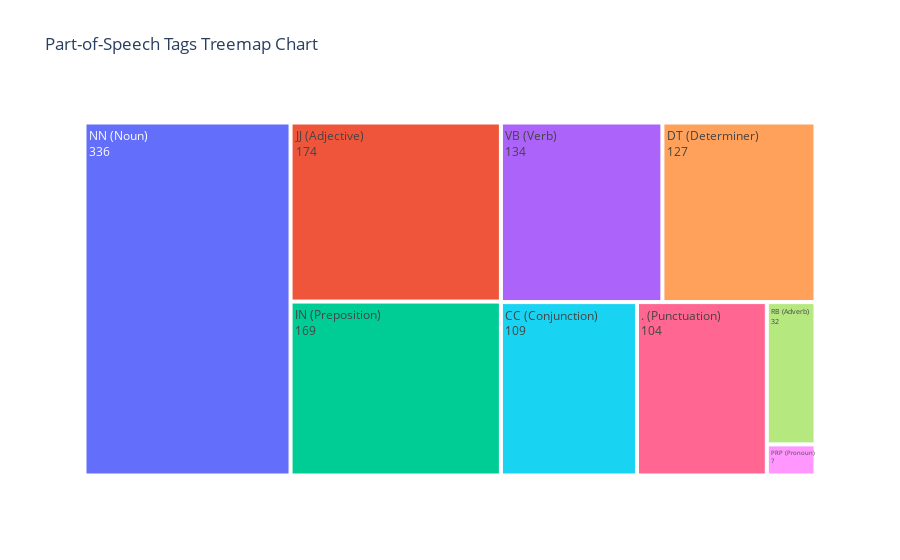

Source (notebook cell):
### Code cell
import nltk
from nltk.tokenize import word_tokenize, sent_tokenize
from nltk import pos_tag
import plotly.graph_objects as go
import pandas as pd
from collections import Counter, defaultdict

# Read text from a file
with open('chat.txt', 'r') as file:
    text = file.read()

# Tokenize the text into sentences and words
sentences = sent_tokenize(text)
words = word_tokenize(text)

# Perform POS tagging
pos_tags = pos_tag(words)

# Count the occurrences of each POS tag and collect examples
pos_tag_counts = Counter()
examples = defaultdict(set)
for word, tag in pos_tags:
    pos_tag_counts[tag] += 1
    examples[tag].add(word)
    if len(examples[tag]) > 5:
        examples[tag].remove(next(iter(examples[tag])))

# Create a DataFrame with clarifications for POS tags
tag_clarifications = {
    'NN': 'Noun', 'VB': 'Verb', 'JJ': 'Adjective', 'RB': 'Adverb',
    'PRP': 'Pronoun', 'IN': 'Preposition', 'CC': 'Conjunction',
    'DT': 'Determiner', 'UH': 'Interjection', '.': 'Punctuation'
}

df = pd.DataFrame.from_dict(pos_tag_counts, orient='index', columns=['Count'])
df.index.name = 'POS Tag'
df.reset_index(inplace=True)
df['Clarification'] = df['POS Tag'].map(tag_clarifications)
df['Examples'] = df['POS Tag'].apply(lambda tag: ', '.join(examples[tag]))

# Create a new column for labels that include POS tag and clarification
df['Label'] = df['POS Tag'] + ' (' + df['Clarification'] + ')'

# Create the Treemap Chart
fig = go.Figure(go.Treemap(
    labels=df['Label'],
    parents=[''] * len(df),
    values=df['Count'],
    textinfo="label+value+text",
    customdata=df['Examples'],
    hovertemplate='<b>%{label}</b><br>Count: %{value}<br>Examples: %{customdata}<extra></extra>'
))

# Customize the layout and display the chart
fig.update_layout(title='Part-of-Speech Tags Treemap Chart')
fig.show()

### Figure 1 — Plotly figure (JSON) as saved in the notebook; plotly's stock layout.template omitted (floating-point values rounded to 4 significant figures)
{"data": [{"customdata": ["what, that, which", "require, need, adopt, target, accommodate", "all, some, an, Those, a", "nets, goals, effects, Credentials, strategies", "To, to", "cybersecurity, customer, income, retrain, demand", "key, human, routine, specific, automatable", "mitigate, update, struggle, become, displaced", "?, .", "might, can, should, could, may", "beyond, on, between, of, throughout", ",", "or, and", "leading, Transitioning, supporting, Managing, declining", "affected, personalized, Increased, automated", "effectively, Here, potentially, as, often", ":", "8, 7, 3, 9, One", "Automation, Entire, Economic, Creation, Assistance", "higher, lower, better", "most", "includes, is, requires, involves, remains", "created, disrupted, set, displaced, distributed", "what, who", "their, its", "there", "where, how, How", "it, It", "more, better", "(", ")", "'", "Workers"], "hovertemplate": "<b>%{label}</b><br>Count: %{value}<br>Examples: %{customdata}<extra></extra>", "labels": [null, null, "DT (Determiner)", null, null, "NN (Noun)", "JJ (Adjective)", "VB (Verb)", ". (Punctuation)", null, "IN (Preposition)", null, "CC (Conjunction)", null, null, "RB (Adverb)", null, null, null, null, null, null, null, null, null, null, null, "PRP (Pronoun)", null, null, null, null, null], "parents": ["", "", "", "", "", "", "", "", "", "", "", "", "", "", "", "", "", "", "", "", "", "", "", "", "", "", "", "", "", "", "", "", ""], "textinfo": "label+value+text", "type": "treemap", "values": [12, 29, 127, 235, 63, 336, 174, 134, 104, 62, 169, 81, 109, 33, 4, 32, 44, 12, 99, 6, 2, 25, 27, 3, 6, 1, 5, 7, 3, 2, 2, 1, 1]}], "layout": {"title": {"text": "Part-of-Speech Tags Treemap Chart"}}}
